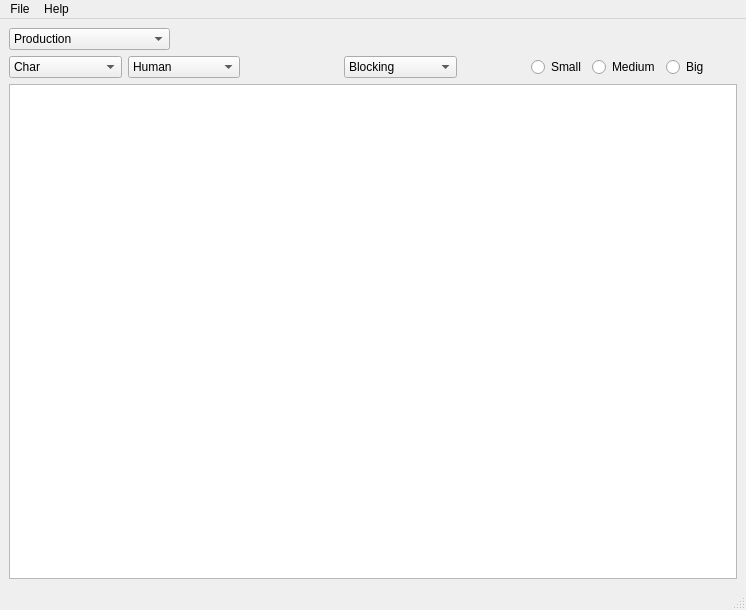
<?xml version="1.0" encoding="UTF-8"?>
<ui version="4.0">
 <class>MainWindow</class>
 <widget class="QMainWindow" name="MainWindow">
  <property name="geometry">
   <rect>
    <x>0</x>
    <y>0</y>
    <width>746</width>
    <height>610</height>
   </rect>
  </property>
  <property name="windowTitle">
   <string>ReferenceLib</string>
  </property>
  <property name="windowIcon">
   <iconset>
    <normaloff>:/newPrefix/uiIcon.gif</normaloff>:/newPrefix/uiIcon.gif</iconset>
  </property>
  <property name="iconSize">
   <size>
    <width>25</width>
    <height>25</height>
   </size>
  </property>
  <property name="toolButtonStyle">
   <enum>Qt::ToolButtonIconOnly</enum>
  </property>
  <widget class="QWidget" name="centralwidget">
   <layout class="QGridLayout" name="gridLayout_2">
    <item row="0" column="0">
     <widget class="QComboBox" name="projectComboBox">
      <property name="sizePolicy">
       <sizepolicy hsizetype="Maximum" vsizetype="Fixed">
        <horstretch>30</horstretch>
        <verstretch>0</verstretch>
       </sizepolicy>
      </property>
      <property name="minimumSize">
       <size>
        <width>161</width>
        <height>21</height>
       </size>
      </property>
      <item>
       <property name="text">
        <string>Production</string>
       </property>
      </item>
     </widget>
    </item>
    <item row="1" column="0">
     <layout class="QGridLayout" name="gridLayout">
      <item row="0" column="0">
       <widget class="QComboBox" name="assetTypeComboBox">
        <property name="sizePolicy">
         <sizepolicy hsizetype="Preferred" vsizetype="Fixed">
          <horstretch>30</horstretch>
          <verstretch>0</verstretch>
         </sizepolicy>
        </property>
        <item>
         <property name="text">
          <string>Char</string>
         </property>
        </item>
        <item>
         <property name="text">
          <string>Set</string>
         </property>
        </item>
        <item>
         <property name="text">
          <string>Effects</string>
         </property>
        </item>
        <item>
         <property name="text">
          <string>Setdress</string>
         </property>
        </item>
        <item>
         <property name="text">
          <string>Prop</string>
         </property>
        </item>
        <item>
         <property name="text">
          <string>Show All</string>
         </property>
        </item>
       </widget>
      </item>
      <item row="0" column="1">
       <widget class="QComboBox" name="assetSubTypeComboBox">
        <property name="sizePolicy">
         <sizepolicy hsizetype="Preferred" vsizetype="Fixed">
          <horstretch>30</horstretch>
          <verstretch>0</verstretch>
         </sizepolicy>
        </property>
        <item>
         <property name="text">
          <string>Human</string>
         </property>
        </item>
        <item>
         <property name="text">
          <string>Animal</string>
         </property>
        </item>
        <item>
         <property name="text">
          <string>Generic</string>
         </property>
        </item>
       </widget>
      </item>
      <item row="0" column="2">
       <spacer name="horizontalSpacer">
        <property name="orientation">
         <enum>Qt::Horizontal</enum>
        </property>
        <property name="sizeType">
         <enum>QSizePolicy::Fixed</enum>
        </property>
        <property name="sizeHint" stdset="0">
         <size>
          <width>98</width>
          <height>20</height>
         </size>
        </property>
       </spacer>
      </item>
      <item row="0" column="3">
       <widget class="QComboBox" name="proxyStateComboBox">
        <property name="sizePolicy">
         <sizepolicy hsizetype="Preferred" vsizetype="Fixed">
          <horstretch>30</horstretch>
          <verstretch>0</verstretch>
         </sizepolicy>
        </property>
        <property name="frame">
         <bool>true</bool>
        </property>
        <item>
         <property name="text">
          <string>Blocking</string>
         </property>
        </item>
        <item>
         <property name="text">
          <string>Proxy</string>
         </property>
        </item>
        <item>
         <property name="text">
          <string>Anim</string>
         </property>
        </item>
        <item>
         <property name="text">
          <string>Mocap</string>
         </property>
        </item>
        <item>
         <property name="text">
          <string>Simulation</string>
         </property>
        </item>
        <item>
         <property name="text">
          <string>Render</string>
         </property>
        </item>
       </widget>
      </item>
      <item row="0" column="4">
       <spacer name="horizontalSpacer_2">
        <property name="orientation">
         <enum>Qt::Horizontal</enum>
        </property>
        <property name="sizeType">
         <enum>QSizePolicy::Fixed</enum>
        </property>
        <property name="sizeHint" stdset="0">
         <size>
          <width>68</width>
          <height>20</height>
         </size>
        </property>
       </spacer>
      </item>
      <item row="0" column="5">
       <widget class="QRadioButton" name="iconSmallRadioButton">
        <property name="text">
         <string>Small</string>
        </property>
        <attribute name="buttonGroup">
         <string>iconSizeButtonGroup</string>
        </attribute>
       </widget>
      </item>
      <item row="0" column="6">
       <widget class="QRadioButton" name="iconMediumRadioButton">
        <property name="text">
         <string>Medium</string>
        </property>
        <attribute name="buttonGroup">
         <string>iconSizeButtonGroup</string>
        </attribute>
       </widget>
      </item>
      <item row="0" column="7">
       <widget class="QRadioButton" name="iconBigRadioButton">
        <property name="text">
         <string>Big</string>
        </property>
        <attribute name="buttonGroup">
         <string>iconSizeButtonGroup</string>
        </attribute>
       </widget>
      </item>
      <item row="0" column="8">
       <spacer name="horizontalSpacer_3">
        <property name="orientation">
         <enum>Qt::Horizontal</enum>
        </property>
        <property name="sizeType">
         <enum>QSizePolicy::Fixed</enum>
        </property>
        <property name="sizeHint" stdset="0">
         <size>
          <width>28</width>
          <height>20</height>
         </size>
        </property>
       </spacer>
      </item>
     </layout>
    </item>
    <item row="2" column="0">
     <widget class="QListWidget" name="listWidget">
      <property name="horizontalScrollBarPolicy">
       <enum>Qt::ScrollBarAlwaysOff</enum>
      </property>
      <property name="autoScrollMargin">
       <number>5</number>
      </property>
      <property name="editTriggers">
       <set>QAbstractItemView::DoubleClicked</set>
      </property>
      <property name="showDropIndicator" stdset="0">
       <bool>false</bool>
      </property>
      <property name="iconSize">
       <size>
        <width>120</width>
        <height>200</height>
       </size>
      </property>
      <property name="verticalScrollMode">
       <enum>QAbstractItemView::ScrollPerPixel</enum>
      </property>
      <property name="horizontalScrollMode">
       <enum>QAbstractItemView::ScrollPerPixel</enum>
      </property>
      <property name="movement">
       <enum>QListView::Static</enum>
      </property>
      <property name="resizeMode">
       <enum>QListView::Adjust</enum>
      </property>
      <property name="gridSize">
       <size>
        <width>120</width>
        <height>120</height>
       </size>
      </property>
      <property name="viewMode">
       <enum>QListView::IconMode</enum>
      </property>
      <property name="uniformItemSizes">
       <bool>true</bool>
      </property>
     </widget>
    </item>
   </layout>
  </widget>
  <widget class="QMenuBar" name="menubar">
   <property name="geometry">
    <rect>
     <x>0</x>
     <y>0</y>
     <width>746</width>
     <height>26</height>
    </rect>
   </property>
   <widget class="QMenu" name="menuFile">
    <property name="title">
     <string>File</string>
    </property>
    <addaction name="actionExit"/>
   </widget>
   <widget class="QMenu" name="menuHelp">
    <property name="title">
     <string>Help</string>
    </property>
    <addaction name="actionHelp_on_ReferenceLib"/>
    <addaction name="separator"/>
    <addaction name="actionAbout"/>
    <addaction name="actionDocumentation"/>
   </widget>
   <addaction name="menuFile"/>
   <addaction name="menuHelp"/>
  </widget>
  <widget class="QStatusBar" name="statusbar"/>
  <action name="actionHelp_on_ReferenceLib">
   <property name="text">
    <string>Help on ReferenceLib</string>
   </property>
  </action>
  <action name="actionAbout">
   <property name="text">
    <string>About</string>
   </property>
  </action>
  <action name="actionDocumentation">
   <property name="text">
    <string>Documentation</string>
   </property>
  </action>
  <action name="actionExit">
   <property name="text">
    <string>Exit</string>
   </property>
  </action>
 </widget>
 <tabstops>
  <tabstop>assetTypeComboBox</tabstop>
  <tabstop>assetSubTypeComboBox</tabstop>
  <tabstop>proxyStateComboBox</tabstop>
  <tabstop>listWidget</tabstop>
 </tabstops>
 <resources>
  <include location="../../../Temp/Global/Feature/ChickenRun/Asset/ReferenceLibIconPath.qrc"/>
  <include location="C:/Users/afikfn.CPHAFID1/Desktop/Temp/temp.qrc"/>
 </resources>
 <connections/>
 <buttongroups>
  <buttongroup name="iconSizeButtonGroup"/>
 </buttongroups>
</ui>
